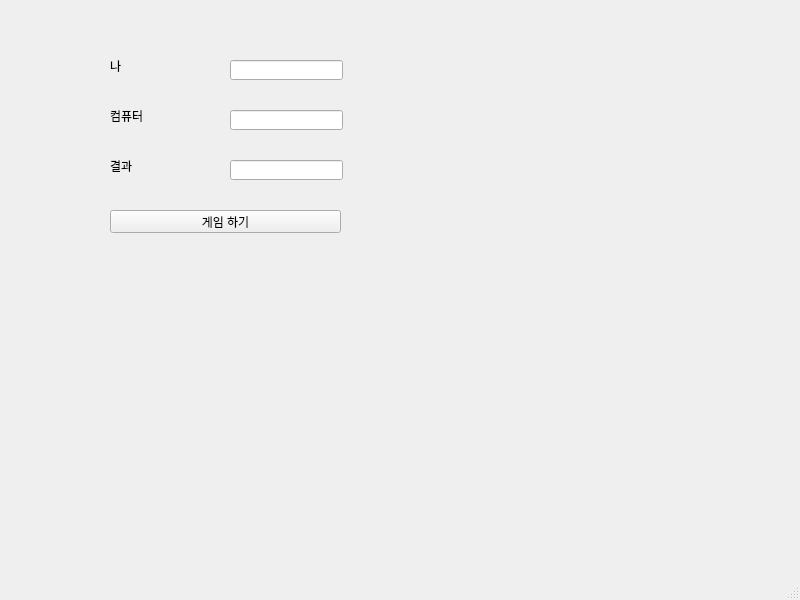
<?xml version="1.0" encoding="UTF-8"?>
<ui version="4.0">
 <class>MainWindow</class>
 <widget class="QMainWindow" name="MainWindow">
  <property name="geometry">
   <rect>
    <x>0</x>
    <y>0</y>
    <width>800</width>
    <height>600</height>
   </rect>
  </property>
  <property name="windowTitle">
   <string>MainWindow</string>
  </property>
  <widget class="QWidget" name="centralwidget">
   <widget class="QLabel" name="lblMine">
    <property name="geometry">
     <rect>
      <x>110</x>
      <y>60</y>
      <width>56</width>
      <height>12</height>
     </rect>
    </property>
    <property name="text">
     <string>나</string>
    </property>
   </widget>
   <widget class="QLabel" name="lblCom">
    <property name="geometry">
     <rect>
      <x>110</x>
      <y>110</y>
      <width>56</width>
      <height>12</height>
     </rect>
    </property>
    <property name="text">
     <string>컴퓨터</string>
    </property>
   </widget>
   <widget class="QLabel" name="lblResult">
    <property name="geometry">
     <rect>
      <x>110</x>
      <y>160</y>
      <width>56</width>
      <height>12</height>
     </rect>
    </property>
    <property name="text">
     <string>결과</string>
    </property>
   </widget>
   <widget class="QLineEdit" name="leMine">
    <property name="geometry">
     <rect>
      <x>230</x>
      <y>60</y>
      <width>113</width>
      <height>20</height>
     </rect>
    </property>
   </widget>
   <widget class="QLineEdit" name="leCom">
    <property name="geometry">
     <rect>
      <x>230</x>
      <y>110</y>
      <width>113</width>
      <height>20</height>
     </rect>
    </property>
   </widget>
   <widget class="QLineEdit" name="leResult">
    <property name="geometry">
     <rect>
      <x>230</x>
      <y>160</y>
      <width>113</width>
      <height>20</height>
     </rect>
    </property>
   </widget>
   <widget class="QPushButton" name="pb">
    <property name="geometry">
     <rect>
      <x>110</x>
      <y>210</y>
      <width>231</width>
      <height>23</height>
     </rect>
    </property>
    <property name="text">
     <string>게임 하기</string>
    </property>
   </widget>
  </widget>
  <widget class="QMenuBar" name="menubar">
   <property name="geometry">
    <rect>
     <x>0</x>
     <y>0</y>
     <width>800</width>
     <height>21</height>
    </rect>
   </property>
  </widget>
  <widget class="QStatusBar" name="statusbar"/>
 </widget>
 <resources/>
 <connections/>
</ui>
